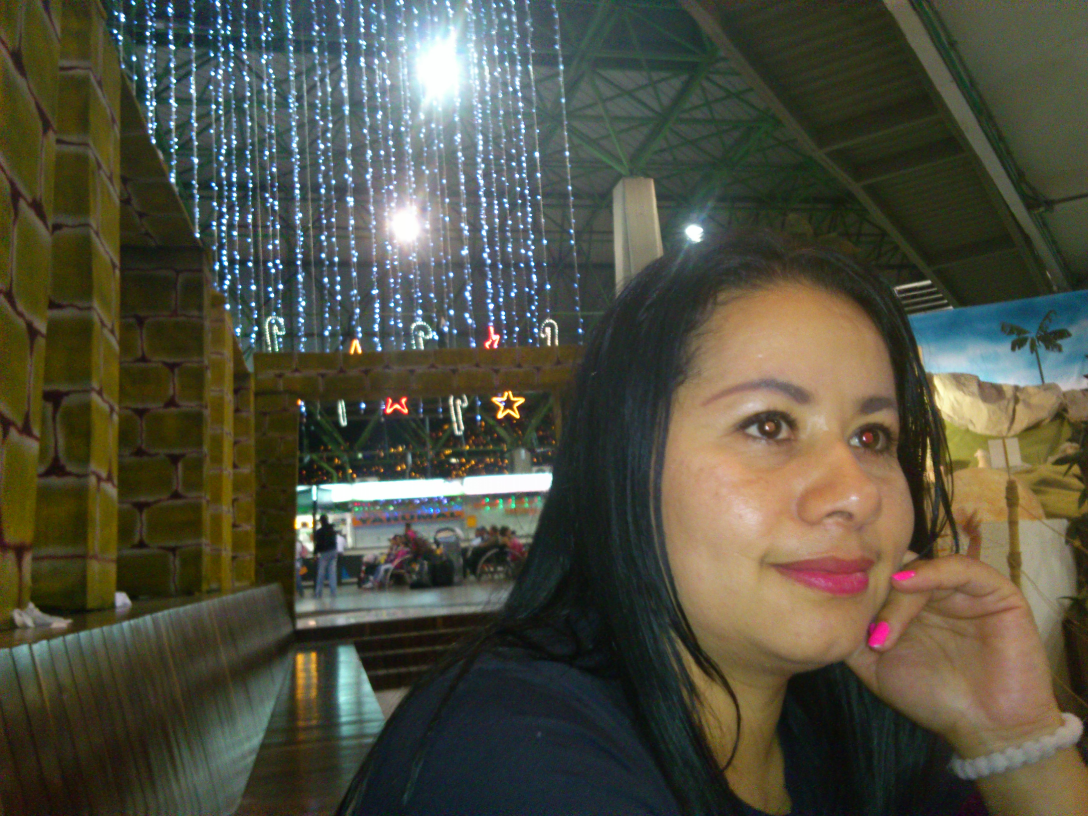
#> input picture Esposa.jpg, 3264 x 2448 px (shown at 1/3 size)
$ python 'Actividad Desenfoque.py'   (older library calls are emulated)
#> lines starting #> are read from the running program, lines starting #| are printed output that depends on the picture
# -*- coding: utf-8 -*-
"""
Created on Fri Jul  8 07:18:01 2022

@author: user
"""


from scipy import ndimage
from skimage import io
import matplotlib.pyplot as plt
import cv2
import numpy as np

# Actividad

# 1) aplicar a una imagen el filtro gausiano

img = io.imread("Esposa.jpg")
#> img is the input picture: shape (2448, 3264, 3); mean R, G, B 80.8, 80.2, 65
plt.imshow(img, cmap='gray')
blurred_img = ndimage.gaussian_filter(img, sigma=3)
plt.imshow(blurred_img, cmap='gray')

# 2) aplicar el filtro de media

filtromedia = ndimage.uniform_filter(img, size=11)
plt.imshow(filtromedia, cmap='gray')

# 3) aplicar el realce o el enfoque

filtro_blurred_img = ndimage.gaussian_filter(blurred_img, 1)

alpha= 15
enfoque = blurred_img+alpha *(blurred_img-filtro_blurred_img)
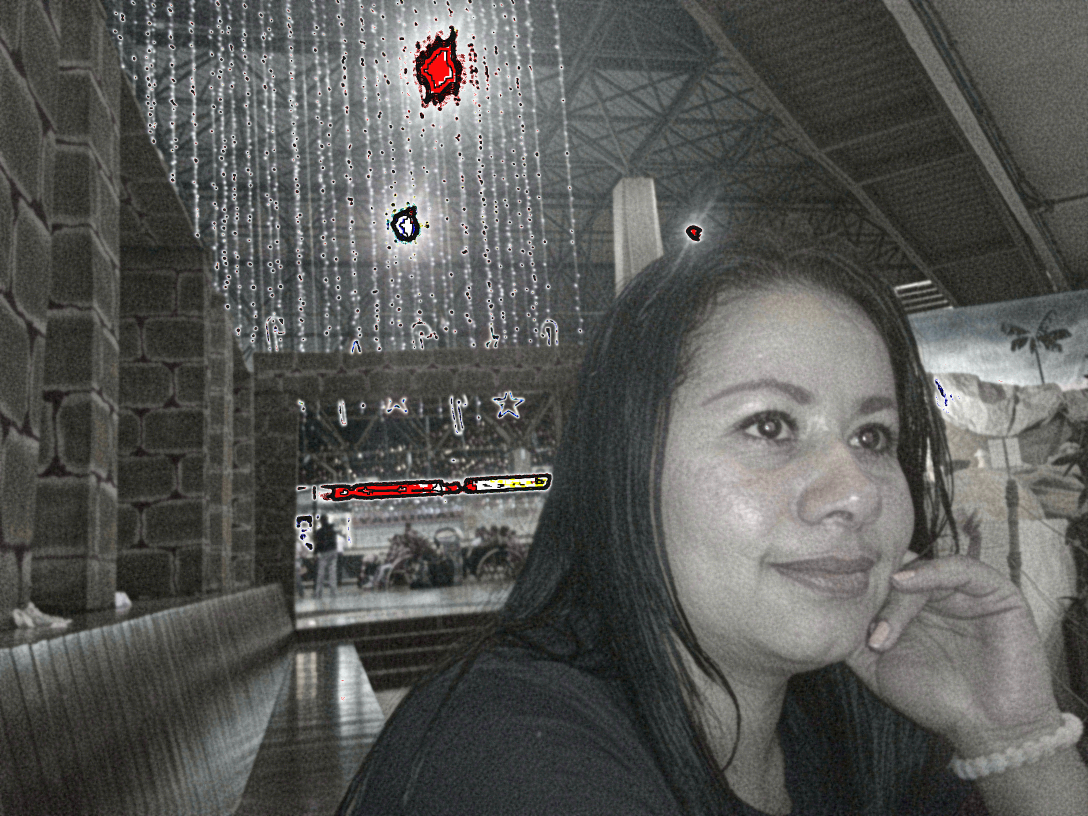
#> enfoque: shape (2448, 3264, 3) (shown at 1/3 size); mean R, G, B 88.6, 89.1, 86.4
plt.imshow(enfoque, cmap='gray')

# 4) aplicar filtro canny

canny = cv2.Canny(img, 50, 150)
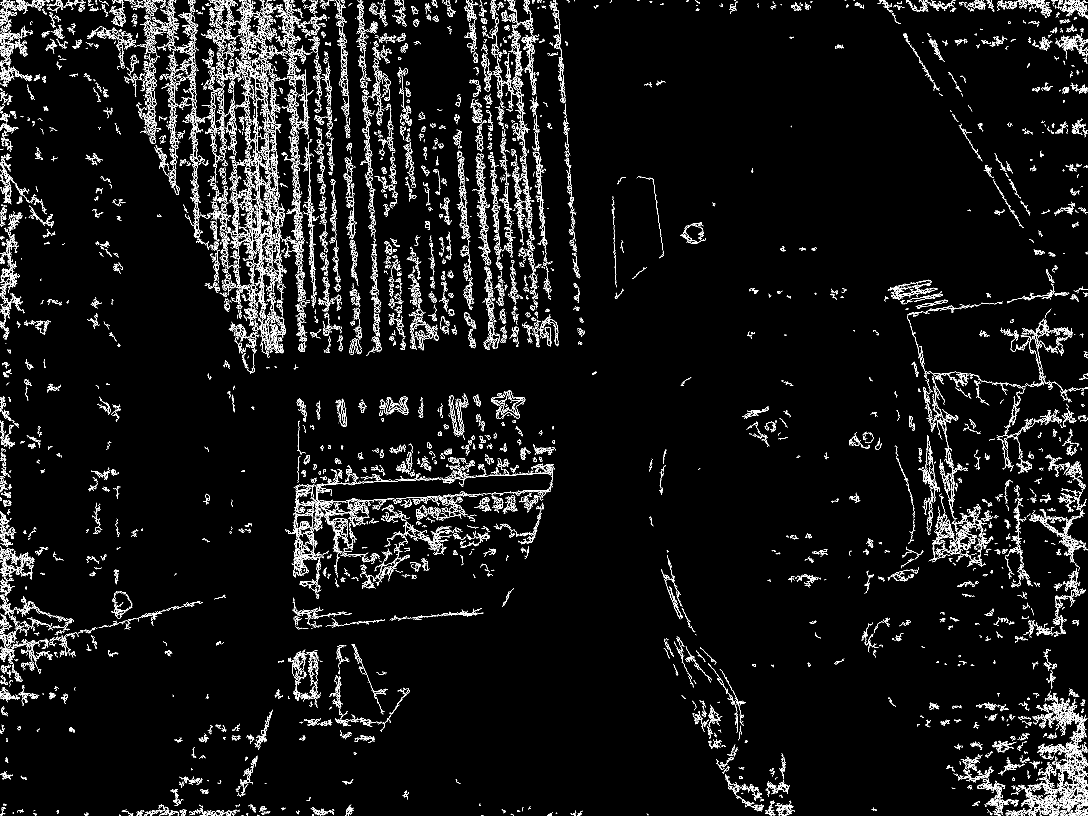
#> canny: shape (2448, 3264) (shown at 1/3 size); 3.8% white in thin lines or dots
plt.imshow(canny, cmap='gray')

# 5) aplicar filtro sobel


sobelX = cv2.Sobel(img, cv2.CV_64F, 1,0)
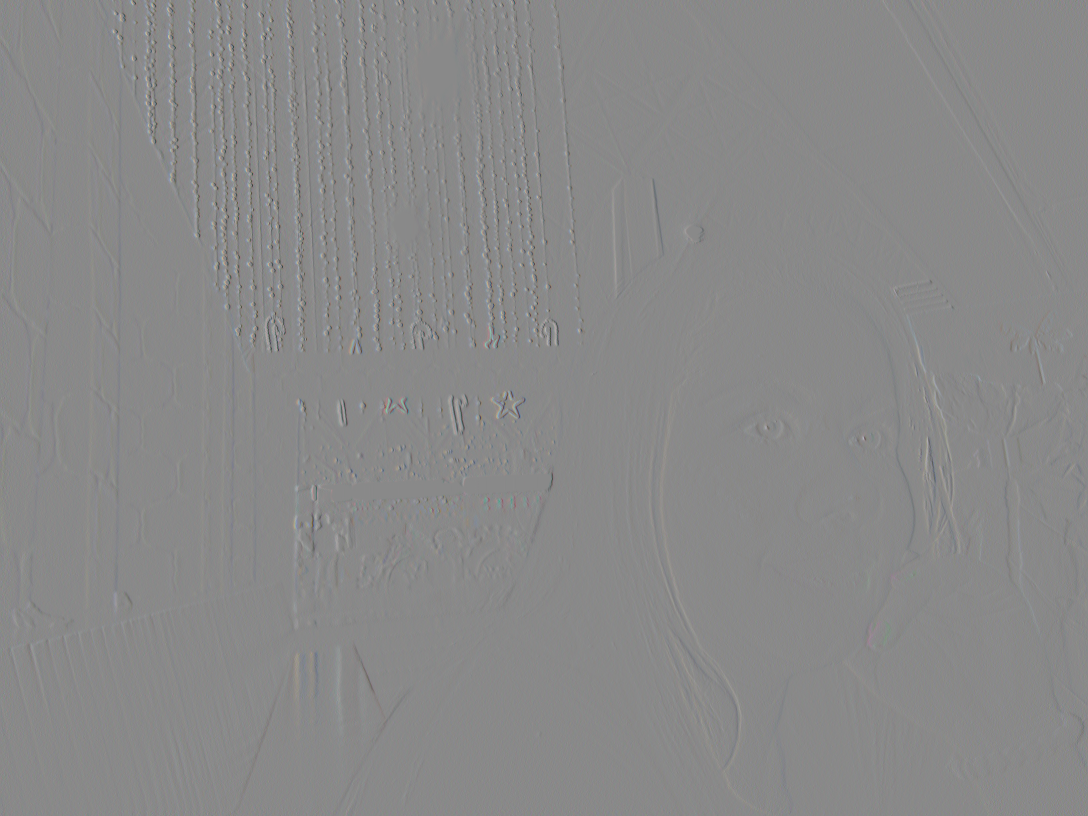
#> sobelX: shape (2448, 3264, 3) float64 (shown at 1/3 size); mean R, G, B 0, 0, 0.1; drawn with min black and max white
sobelY = cv2.Sobel(img, cv2.CV_64F, 0,1)

sobelX = np.uint8(np.absolute(sobelX))
sobelY = np.uint8(np.absolute(sobelY))

sobel_final = cv2.bitwise_or(sobelX, sobelY)
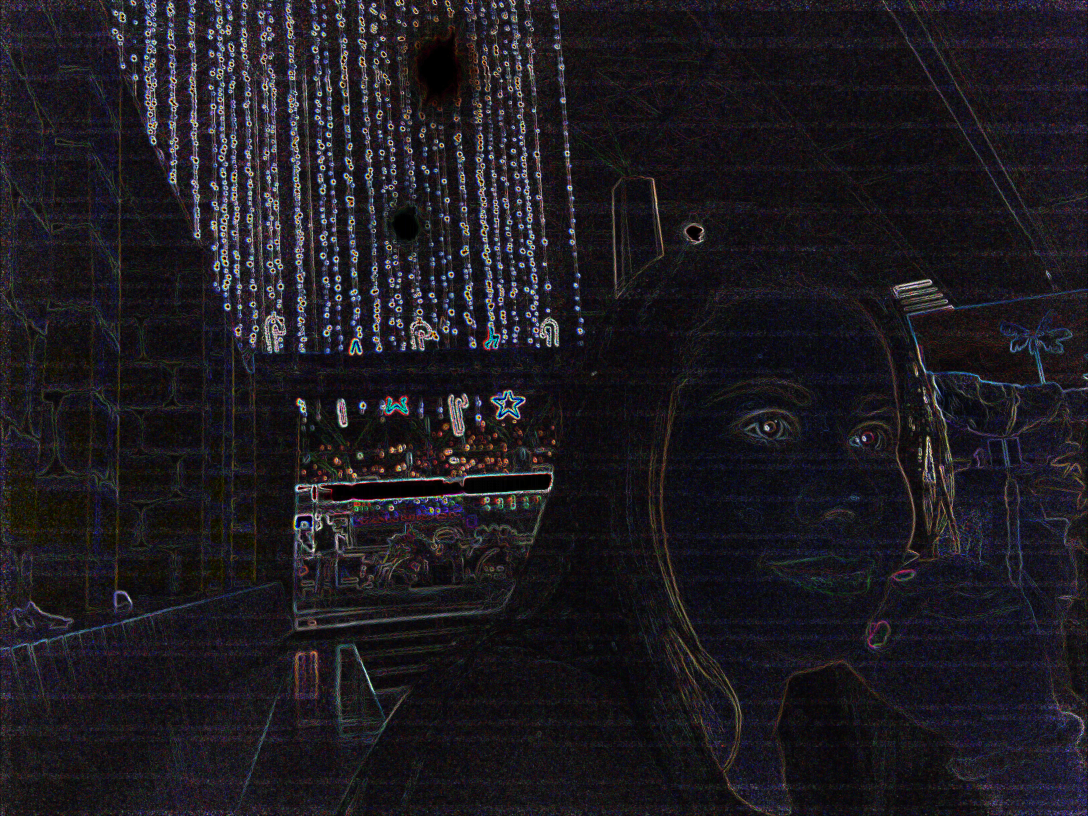
#> sobel_final: shape (2448, 3264, 3) (shown at 1/3 size); mean R, G, B 29.7, 26.9, 32.7
plt.imshow(sobel_final, cmap='gray')


# 6) visualizar todo en un subplot


plt.figure(figsize=(9,3))
plt.subplot(231)
plt.title("Imagen original")
plt.imshow(img, cmap='gray')
plt.axis("off")

plt.subplot(232)
plt.title("Imagen borrosa")
plt.imshow(blurred_img, cmap='gray')
plt.axis("off")

plt.subplot(233)
plt.title("Imagen filtro media")
plt.imshow(filtromedia, cmap='gray')
plt.axis("off")

plt.subplot(234)
plt.title("Imagen Enfoque")
plt.imshow(enfoque, cmap='gray')
plt.axis("off")

plt.subplot(235)
plt.title("Imagen filtro Canny")
plt.imshow(canny, cmap='gray')
plt.axis("off")

plt.subplot(236)
plt.title("Imagen filtro Sobel")
plt.imshow(sobel_final, cmap='gray')
plt.axis("off")


plt.subplots_adjust(wspace=0, hspace=0, top=2,
                    bottom=0.01, left=0.01,
                    right=0.99)

$ run again, with Foto2.jpg copied over Esposa.jpg
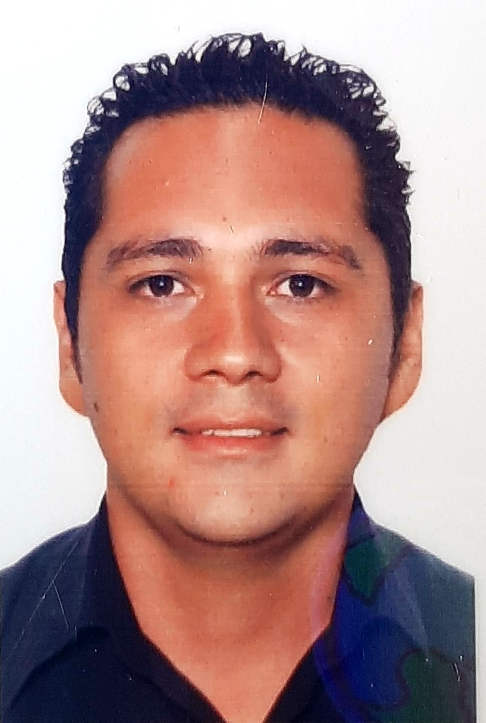
#> input picture Foto2.jpg, 971 x 1445 px (shown at 1/2 size)
#> img is the input picture: shape (1445, 971, 3); mean R, G, B 172.5, 139.4, 137.2
#> `canny = cv2.Canny(img, 50, 150)`:
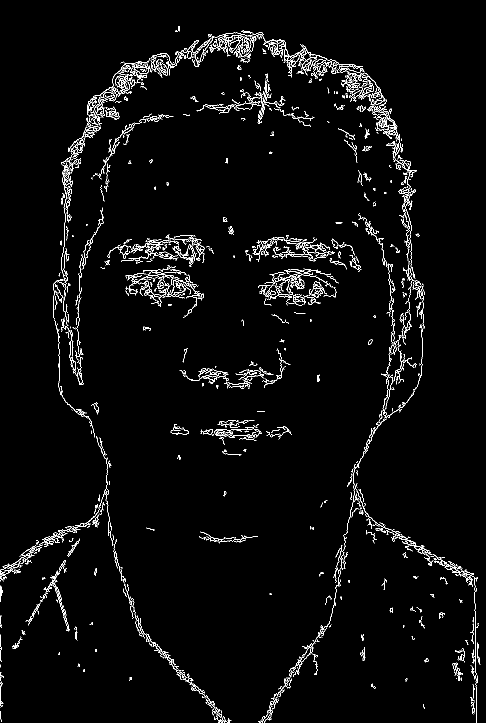
#> canny: shape (1445, 971) (shown at 1/2 size); 2.8% white in thin lines or dots
#> `sobel_final = cv2.bitwise_or(sobelX, sobelY)`:
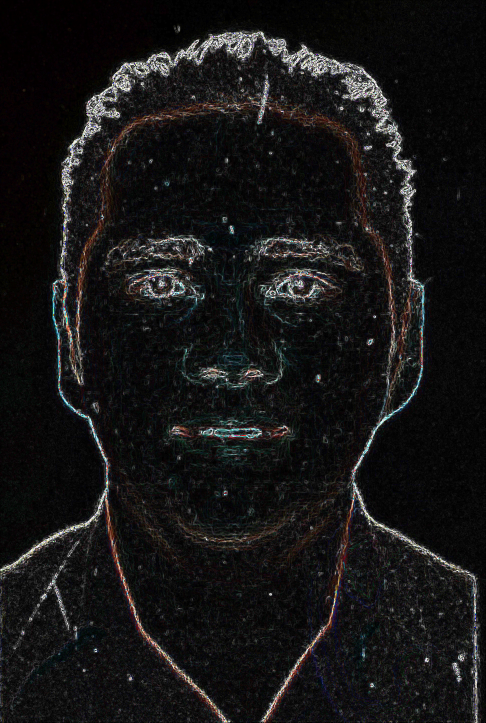
#> sobel_final: shape (1445, 971, 3) (shown at 1/2 size); mean R, G, B 22.7, 22, 21.9
